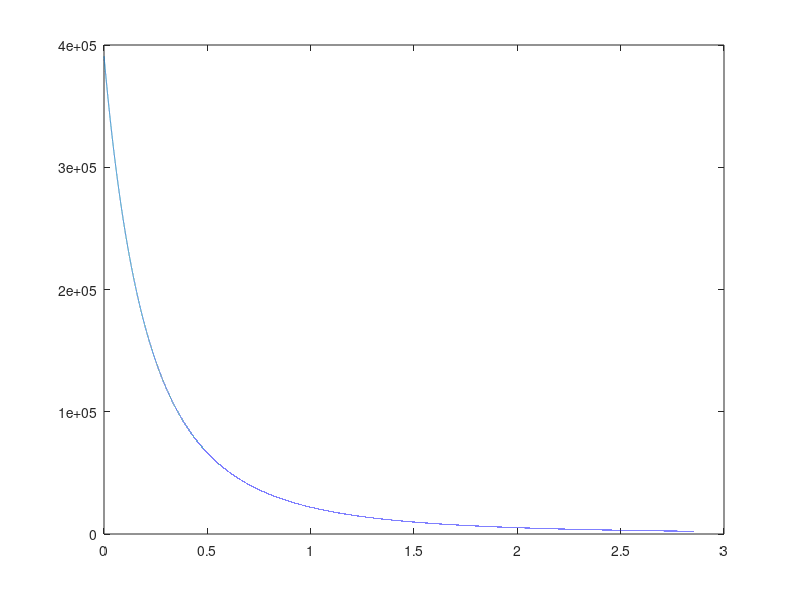

Here is the MATLAB script that generated this plot:
% For nominal particle, what is rate of frequency tune required
clear

V = 1e6; %MV/m
c=2.998e8; %m/s
e=1.6e-19; %C
KE_init = 26e9; %eV
KE_final = 150e9;%1.3e12; %eV
n_turns = (KE_final - KE_init)/V; 
%t_final = 34; %s
KE = linspace(KE_init,KE_final,n_turns); %eV
%time = linspace(0,t_final,n_turns);
m = 0.938e9; %eV
E=KE+m; %eV
gamma = E./m;
beta = sqrt(1-1./gamma.^2);
circumference = 6.9e3; %m
R_0 = circumference/(2*pi); %radius of SPS in m
freq_rev = beta.*c./circumference; %revolution frequency
h = 4600; %harmonic number based on python cavity calulations (rf freq = 480MHz)

shift = diff(freq_rev); %difference from step to step in revolution frequency
rf_shift = h*shift; %difference from step to step in rf
period = 1./freq_rev; %for each turn
time = cumsum(period); %cumulative time at each step
rate = rf_shift./period(2:end); %Hz per second

plot(time(2:end),rate);